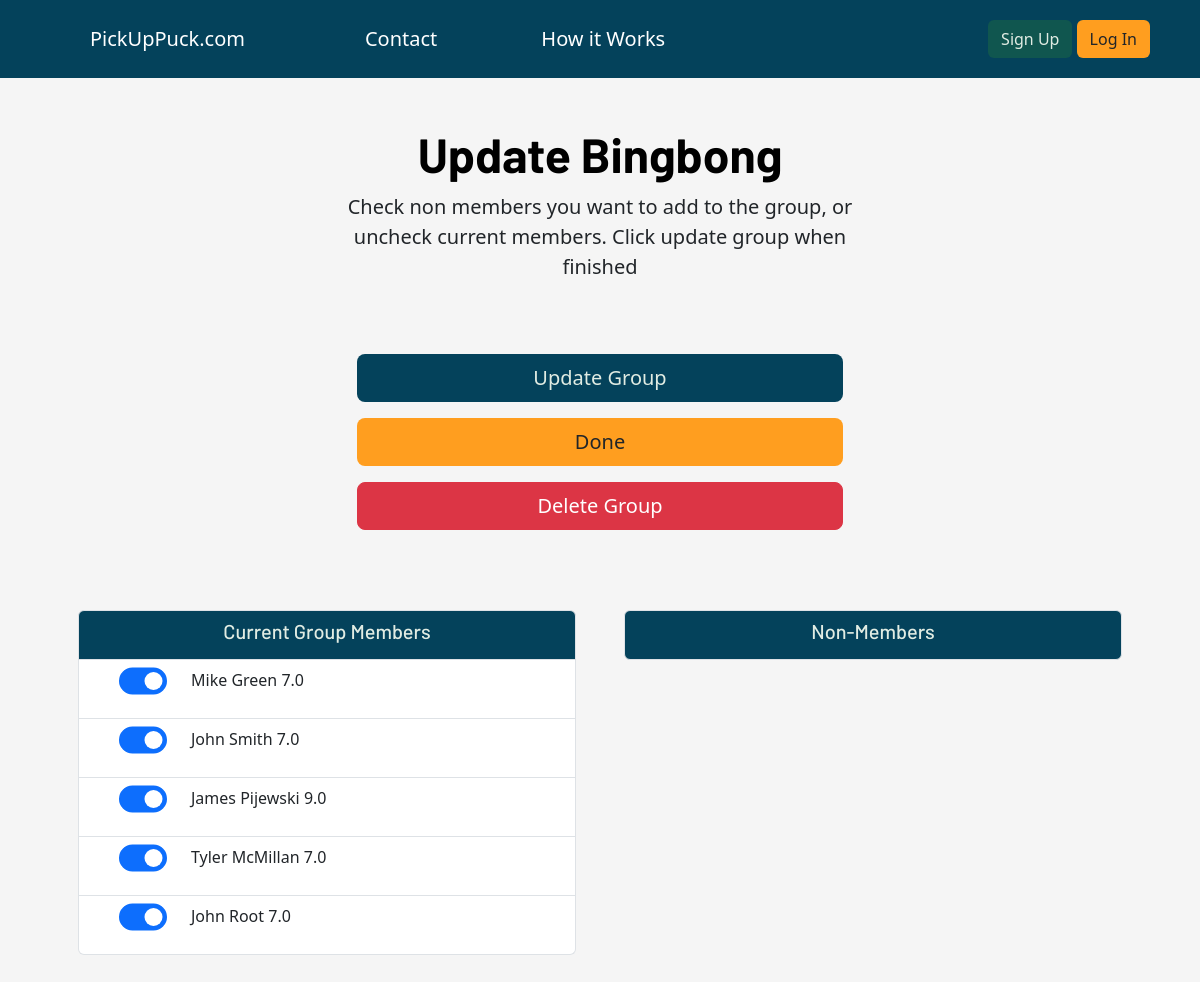
/organize/my-players/group/13/edit, run on the app's committed database.
### OrgDash/models.py (models this page shows, shortened)
class PlayerGroup(models.Model):
    created_by = models.ForeignKey(User, on_delete= models.CASCADE, default= 1)
    name = models.CharField(max_length=100, default= "Group Name")
    members = models.ManyToManyField('Player', related_name='groups')

class Player(models.Model):
    first_name = models.CharField(max_length=150, default= None)
    last_name = models.CharField(max_length=150, default= None)
    email = models.EmailField(max_length=150, default= None)
    skill = models.DecimalField(max_digits=4, decimal_places=1)
    created_by = models.ForeignKey(User, on_delete= models.CASCADE, default= 1)
    goalie = models.BooleanField(default= False, null= True)
    class Meta():
        unique_together= ("created_by", "email")

### OrgDash/views.py (the view, shortened to what this page needs)
# urls.py: path('my-players/group/<int:pk>/edit', views.UpdatePlayerGroup, name= 'player_group_update'),
def UpdatePlayerGroup(request,pk):
    active_user = request.user
    my_players = Player.objects.filter(created_by=active_user.pk)
    current_group = PlayerGroup.objects.get(pk=pk)
    members = current_group.members.all()
    member_emails = [member.email for member in members]
    non_members =[]
    for player in my_players:
        if player.email not in member_emails:
            non_members.append(player)
    context={'non_members': non_members, 'members':members, 'current_group': current_group}
    return render(request, 'OrgDash/Players/update_group2.html', context)

### OrgDash/templates/OrgDash/Players/update_group2.html (shortened to what this page needs)
{% extends 'base.html' %}
{% block body_block %}
<div class="container mx-auto">
    <form method="POST">
    <div class="container p-4" id="featured-3">
        <div class="p-4 text-center">
        <h1 class="display-5 fw-bold text-body-emphasis">Update {{current_group.name}}</h1>
        <div class="col-lg-6 mx-auto">
        <p class="lead mb-4">Check non members you want to add to the group, or uncheck current members. Click update group when finished</p>
        </div>
    </div>
    <div class="text-center p-3 ">
        <div class=" col-md-6 px-2 mx-auto">
            <div class="p-2">
                <button type="submit" class="btn btn-blue btn-lg w-100" >Update Group</button>
            </div>
            <div class="p-2">
                <a class="w-100 btn btn-lg btn-gold" type="button" href="{% url 'OrgDash:player_dash' %}">Done</a>
            </div>
            <div class="p-2">
                <a type="button" class="btn btn-danger btn-lg w-100" href="{% url 'OrgDash:player_group_delete' pk=current_group.pk %}">Delete Group</a>
            </div>
        </div>
    </div>
    <div class="row g-4 py-5 row-cols-1 row-cols-md-2 ">
        <div class="feature col px-3 ">
            <div class=" align-items-center justify-content-center p-2">
                <ul class="list-group">
                    <button href="#" class="list-group-item list-group-item-action btn-blue" aria-current="true" name="form_action" type="submit">
                    <h5 class="text-center px-5 ">Current Group Members</h5>
                    </button>
                    {% for player in members %}
                            {% if player.goalie %}
                                <li class="list-group-item px-5 py-2">
                                    <div class="form-check form-switch" id="chosen-container">
                                        <input class="form-check-input p-2" type="checkbox" checked role="switch" value="{{player.pk}}" name="members" id="{{player.pk}}" style="transform: scale(1.5);">
                                        <label class="form-check-label px-4" for="{{player.pk}}"><p>{{player.first_name}} {{player.last_name}}   {{player.skill}}<svg height="25px" width="25px" version="1.1" id="Layer_1" xmlns="http://www.w3.org/2000/svg" xmlns:xlink="http://www.w3.org/1999/xlink" viewBox="0 0 512.002 512.002" xml:space="preserve" fill="#000000"><g id="SVGRepo_bgCarrier" stroke-width="0"></g><g id="SVGRepo_tracerCarrier" stroke-linecap="round" stroke-linejoin="round"></g><g id="SVGRepo_iconCarrier"> <g> <path style="fill:#F7B239;" d="M289.048,47.668v0.011c-10.71-2.007-21.751-3.057-33.043-3.057c-11.292,0-22.333,1.049-33.032,3.045 V8.557h66.075V47.668L289.048,47.668z"></path> <path style="fill:#F7B239;" d="M458.393,232.959v66.075h-35.085c6.285-23.519,10.129-46.172,11.098-66.075H458.393z"></path> <path style="fill:#F7B239;" d="M88.701,299.034H53.616v-66.075h23.987C78.573,252.862,82.416,275.515,88.701,299.034z"></path> </g> <path style="fill:#2BA5F7;" d="M77.603,232.959c-0.16-3.308-0.24-6.547-0.24-9.695c0-87.37,62.722-160.095,145.609-175.596 c10.699-1.996,21.74-3.045,33.032-3.045c11.292,0,22.333,1.049,33.043,3.057c82.876,15.489,145.598,88.214,145.598,175.584 c0,3.148-0.08,6.387-0.24,9.695c-0.97,19.904-4.813,42.556-11.098,66.075c-25.413,95.081-90.735,204.407-167.303,204.407 S114.114,394.114,88.701,299.034C82.416,275.515,78.573,252.862,77.603,232.959z M360.632,289.327 c30.146-7.562,32.941-29.005,28.025-56.562c-2.144-11.988-13.95-19.698-25.766-16.733l-52.639,13.208 c-21.911,5.509-27.705,33.853-9.775,47.609C316.981,289.51,338.892,294.779,360.632,289.327z M211.521,276.849 c17.942-13.756,12.147-42.1-9.775-47.609l-52.627-13.208c-11.817-2.966-23.622,4.745-25.766,16.733 c-4.927,27.557-2.133,49,28.025,56.562C173.117,294.779,195.028,289.51,211.521,276.849z"></path> <path style="fill:#2197D8;" d="M134.325,299.034c-6.285-23.519-10.129-46.172-11.098-66.075c-0.16-3.308-0.24-6.547-0.24-9.695 c0-87.37,62.722-160.095,145.609-175.596c3.368-0.628,6.774-1.152,10.207-1.589c-7.466-0.954-15.072-1.457-22.799-1.457 c-11.292,0-22.333,1.049-33.032,3.045C140.085,63.169,77.364,135.894,77.364,223.264c0,3.148,0.08,6.387,0.24,9.695 c0.97,19.904,4.813,42.556,11.098,66.075c25.413,95.081,90.735,204.407,167.303,204.407c7.729,0,15.341-1.131,22.812-3.232 C212.282,481.497,157.173,384.516,134.325,299.034z"></path> <g> <path style="fill:#E54728;" d="M388.657,232.765c4.916,27.557,2.121,49-28.025,56.562c-21.74,5.452-43.651,0.182-60.155-12.478 c-17.93-13.756-12.136-42.1,9.775-47.609l52.639-13.208C374.707,213.067,386.512,220.777,388.657,232.765z"></path> <path style="fill:#E54728;" d="M201.746,229.24c21.922,5.509,27.717,33.853,9.775,47.609 c-16.493,12.661-38.404,17.93-60.144,12.478c-30.158-7.562-32.952-29.005-28.025-56.562c2.144-11.988,13.95-19.698,25.766-16.733 L201.746,229.24z"></path> </g> <g> <path style="fill:#F95428;" d="M389.372,263.401v0.011c-2.852,12.341-11.132,21.489-28.743,25.914 c-21.74,5.452-43.651,0.182-60.155-12.478c-3.125-2.395-5.532-5.235-7.243-8.326c3.353-6.136,9.148-11.064,17.018-13.048 l52.639-13.208c11.817-2.966,23.622,4.745,25.766,16.733C388.915,260.481,389.166,261.953,389.372,263.401z"></path> <path style="fill:#F95428;" d="M218.772,268.523c-1.711,3.091-4.129,5.931-7.254,8.326c-16.493,12.661-38.404,17.93-60.144,12.478 c-17.622-4.414-25.892-13.562-28.743-25.914c0.205-1.449,0.456-2.92,0.719-4.414c2.144-11.988,13.95-19.698,25.766-16.733 l52.627,13.208C209.613,257.459,215.419,262.386,218.772,268.523z"></path> </g> <g> <path style="fill:#333333;" d="M229.949,248.161c-2.784-13.443-12.791-23.872-26.115-27.216l-52.63-13.212l0,0 c-7.898-1.981-16.353-0.583-23.194,3.842c-6.87,4.444-11.638,11.619-13.078,19.687c-3.154,17.655-2.744,30.123,1.327,40.423 c5.136,12.998,16.252,21.725,33.04,25.94c6.433,1.615,12.94,2.409,19.396,2.409c17.191,0,34.013-5.632,48.041-16.393 C227.679,275.247,232.742,261.651,229.949,248.161z M206.32,270.067c-15.127,11.602-34.396,15.597-52.858,10.963 c-21.229-5.329-26.903-17.565-21.69-46.761c0.618-3.466,2.582-6.424,5.527-8.329c2.037-1.317,4.339-1.994,6.688-1.994 c1.013,0,2.036,0.125,3.049,0.38l31.9,8.008v21.095c0,4.724,3.83,8.555,8.555,8.555s8.555-3.83,8.555-8.555v-16.801l3.62,0.909 c7.008,1.759,12.065,7.027,13.528,14.091C214.668,258.743,212.098,265.636,206.32,270.067z"></path> <path style="fill:#333333;" d="M397.076,231.263c-1.441-8.069-6.208-15.244-13.078-19.688c-6.841-4.423-15.294-5.824-23.194-3.842 l0,0l-52.63,13.212c-13.324,3.345-23.331,13.774-26.115,27.216c-2.793,13.49,2.27,27.086,13.215,35.481 c14.028,10.762,30.848,16.393,48.041,16.393c6.455,0,12.965-0.794,19.396-2.409c16.787-4.215,27.904-12.941,33.04-25.94 C399.821,261.386,400.23,248.918,397.076,231.263z M358.545,281.032c-18.466,4.637-37.731,0.639-52.858-10.963 c-5.778-4.432-8.348-11.325-6.876-18.437c1.463-7.065,6.521-12.333,13.527-14.091l3.62-0.909v16.801 c0,4.724,3.83,8.555,8.555,8.555s8.555-3.83,8.555-8.555v-21.095l31.9-8.008l0,0c3.366-0.844,6.823-0.271,9.738,1.614 c2.945,1.905,4.908,4.862,5.527,8.33C385.448,263.466,379.774,275.703,358.545,281.032z"></path> <path style="fill:#333333;" d="M458.387,224.404h-15.202c0.002-0.376,0.014-0.762,0.014-1.137 c0-88.928-62.334-163.566-145.601-182.532V8.555c0-4.724-3.83-8.555-8.555-8.555H222.97c-4.724,0-8.555,3.83-8.555,8.555v32.18 C131.144,59.697,68.807,134.337,68.807,223.268c0,0.375,0.011,0.76,0.014,1.137H53.615c-4.724,0-8.555,3.83-8.555,8.555v66.074 c0,4.724,3.83,8.555,8.555,8.555h28.536c9.331,32.869,23.131,66.709,40.069,96.949c38.819,69.299,86.33,107.465,133.782,107.465 s94.963-38.164,133.782-107.465c16.939-30.238,30.739-64.08,40.07-96.949h28.532c4.724,0,8.555-3.83,8.555-8.555V232.96 C466.942,228.234,463.112,224.404,458.387,224.404z M231.525,17.109h48.964v20.564c-8.016-1.052-16.187-1.601-24.486-1.601 c-8.296,0-16.465,0.55-24.477,1.6L231.525,17.109L231.525,17.109z M62.17,290.478v-48.965h7.43 c1.259,15.388,4.016,31.928,8.08,48.965H62.17z M374.859,396.174c-16.563,29.567-35.556,54.086-54.929,70.909 c-21.249,18.453-42.758,27.808-63.926,27.808s-42.677-9.356-63.926-27.808c-19.372-16.823-38.366-41.342-54.929-70.909 c-30.643-54.704-51.232-124.19-51.232-172.906c0-93.787,76.301-170.088,170.088-170.088s170.088,76.301,170.088,170.088 C426.091,271.984,405.502,341.469,374.859,396.174z M449.833,290.478h-15.505c4.064-17.037,6.822-33.576,8.08-48.965h7.425 L449.833,290.478L449.833,290.478z"></path> <circle style="fill:#333333;" cx="277.646" cy="431.17" r="8.555"></circle> <circle style="fill:#333333;" cx="277.646" cy="390.896" r="8.555"></circle> <circle style="fill:#333333;" cx="277.646" cy="350.404" r="8.555"></circle> <circle style="fill:#333333;" cx="277.646" cy="310.13" r="8.555"></circle> <circle style="fill:#333333;" cx="277.646" cy="181.367" r="8.555"></circle> <circle style="fill:#333333;" cx="277.646" cy="141.092" r="8.555"></circle> <circle style="fill:#333333;" cx="234.372" cy="431.17" r="8.555"></circle> <circle style="fill:#333333;" cx="234.372" cy="390.896" r="8.555"></circle> <circle style="fill:#333333;" cx="234.372" cy="350.404" r="8.555"></circle> <circle style="fill:#333333;" cx="234.372" cy="310.13" r="8.555"></circle> <circle style="fill:#333333;" cx="234.372" cy="181.367" r="8.555"></circle> <circle style="fill:#333333;" cx="234.372" cy="141.092" r="8.555"></circle> </g> </g></svg> </p></label>
                                    </div>
                                </li>
                            {% else %}
                                <li class="list-group-item px-5">
                                    <div class="form-check form-switch">
                                        <input class="form-check-input p-2" type="checkbox" checked role="switch" value="{{player.pk}}" name="members" id="{{player.pk}}" style="transform: scale(1.5);">
                                        <label class="form-check-label px-4" for="{{player.pk}}"><p>{{player.first_name}} {{player.last_name}}    {{player.skill}}</p></label>
                                    </div>
                                </li>
                            {% endif %}
                        {% endfor %}
                </ul>
            </div>
        </div>
        <div class="feature col px-3 ">
            <div class=" align-items-center justify-content-center p-2">
                <ul class="list-group">
                    <button href="#" class="list-group-item list-group-item-action btn-blue" aria-current="true" name="form_action" type="submit">
                    <h5 class="text-center px-5 ">Non-Members</h5>
                    </button>
                </ul>
            </div>
        </div>
    </form>
    </div>
{% endblock %}

### pickuphockey/static/pickuphockey.css (style rules this page uses)
body { background-color: whitesmoke; }
h1, h2, h3, h4, h5 { font-family: 'Barlow', sans-serif; }
.btn-blue { background-color: #04425B; -webkit-text-fill-color: #e1ece3; }
.btn-gold { background-color: #FF9E1F; }

### data on the page
PlayerGroup: name "Bingbong"
Player: first_name "Mike", last_name "Green", skill "7.0"
Player: first_name "John", last_name "Smith", skill "7.0"
Player: first_name "James", last_name "Pijewski", skill "9.0"
Player: first_name "Tyler", last_name "McMillan", skill "7.0"
Player: first_name "John", last_name "Root", skill "7.0"
